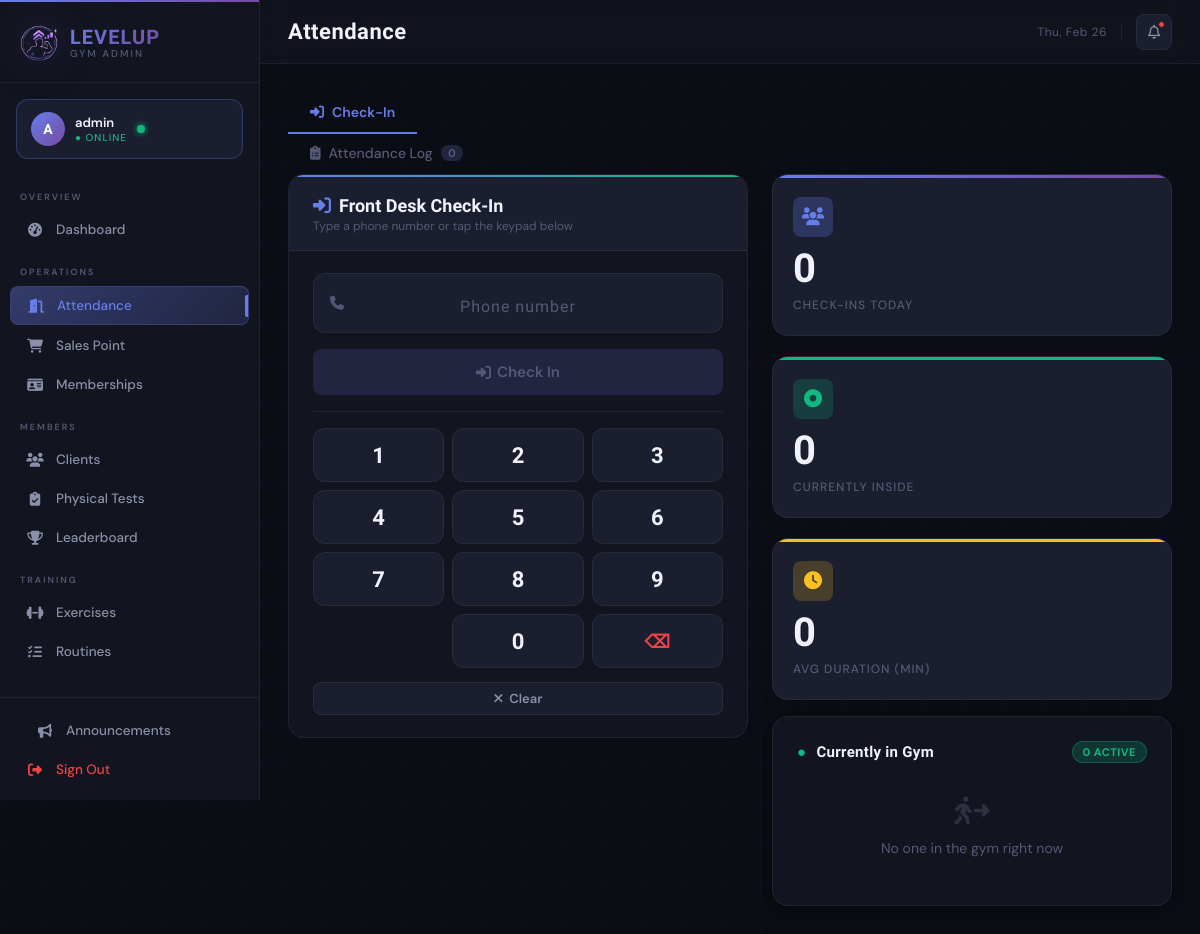
/admin/attendance (signed in), run on an earlier commit of the app's database.
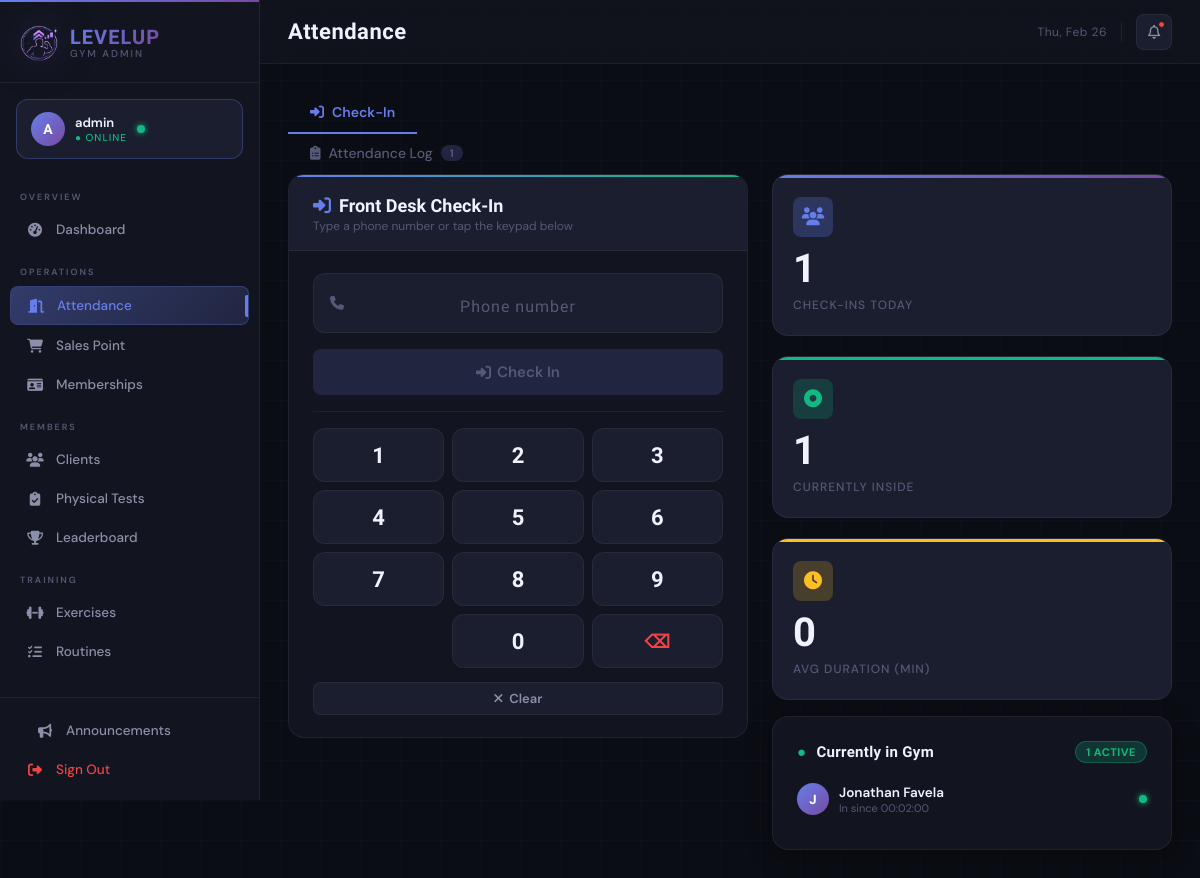
And on a later commit of the database.
### tables this page shows
CREATE TABLE attendance (
                attendance_id INTEGER PRIMARY KEY AUTOINCREMENT,
                client_id INTEGER NOT NULL,
                check_in_date DATE NOT NULL,
                check_in_time TIME,
                check_out_time TIME,
                exp_earned INTEGER DEFAULT 0,
                FOREIGN KEY (client_id) REFERENCES clients(client_id) ON DELETE CASCADE,
                UNIQUE(client_id, check_in_date)
            );

### main.py (the view, shortened to what this page needs)
@app.route('/admin/attendance')
@admin_required
def admin_attendance():
    from datetime import date, datetime, timedelta
    attendance_list = attendance_ctrl.get_gym_attendance_today()
    for record in attendance_list:
        ci_str = record.get('check_in_time')
        co_str = record.get('check_out_time')
        record['duration_minutes'] = None
    currently_in = sum(1 for r in attendance_list if not r.get('check_out_time'))
    durations    = [r['duration_minutes'] for r in attendance_list
                    if r.get('duration_minutes') is not None]
    avg_duration = round(sum(durations) / len(durations)) if durations else 0
    return render_template(
        'admin/attendance.html',
        attendance_list = attendance_list,
        clients         = Client.get_all_active(),
        currently_in    = currently_in,
        avg_duration    = avg_duration,
        today_date      = date.today().strftime('%A, %B %d %Y'),
    )

### database/db_manager.py (called while the page is built)
    def connect(self):
        self.conn = sqlite3.connect(self.db_name)
        self.conn.row_factory = sqlite3.Row  # Access columns by name
        self.cursor = self.conn.cursor()

    def disconnect(self):
        if self.conn:
            self.conn.close()

    def execute_query(self, query, params=None):
        self.connect()
        if params:
            self.cursor.execute(query, params)
        else:
            self.cursor.execute(query)
        results = self.cursor.fetchall()
        self.disconnect()
        return results

### main.py (called while the page is built)
def admin_required(f):
    @wraps(f)
    def decorated_function(*args, **kwargs):
        if 'admin_logged_in' not in session:
            return redirect(url_for('admin_login'))
        return f(*args, **kwargs)
    return decorated_function

### templates/admin/attendance.html (shortened to what the changed rows need)
{% extends "admin/base.html" %}
{% block content %}
<nav class="page-tabs">
    <button class="page-tab-btn" data-page-tab="info">
        <i class="fa-solid fa-clipboard-list"></i>
        Attendance Log
        <span class="tab-count">{{ attendance_list | length }}</span>
    </button>
</nav>
<div class="page-tab-panel active" id="tab-checkin">
    <div class="checkin-layout">
        <div class="pinpad-card">
            <div class="pinpad-header">
                <h2><i class="fa-solid fa-right-to-bracket" style="color:var(--accent); margin-right:8px;"></i>Front Desk Check-In</h2>
            </div>
            <div class="pinpad-body">
                <div class="numpad">
                    {% for n in ['1','2','3','4','5','6','7','8','9','','0','⌫'] %}
                    <button
                        class="numpad-key{% if n == '⌫' %} del{% endif %}"
                        data-val="{{ n }}">{{ n }}</button>
                    {% endfor %}
                </div>
            </div>
        </div>
        <div class="checkin-right">
            <div class="grid grid-3">
                <div class="stat-card accent">
                    <div class="stat-icon accent"><i class="fa-solid fa-users"></i></div>
                    <div class="stat-value">{{ attendance_list | length }}</div>
                    <div class="stat-label">Check-ins Today</div>
                </div>
                <div class="stat-card emerald">
                    <div class="stat-icon emerald"><i class="fa-solid fa-circle-dot"></i></div>
                    <div class="stat-value">{{ currently_in }}</div>
                    <div class="stat-label">Currently Inside</div>
                </div>
            </div>
            <div class="card" style="margin-bottom:0;">
                <div class="card-header" style="margin-bottom:10px;">
                    <div class="card-title" style="font-size:15px;">
                        <span style="color:var(--emerald); margin-right:6px;">●</span> Currently in Gym
                    </div>
                    <span class="badge badge-emerald">{{ currently_in }} active</span>
                </div>
                {% set in_gym = attendance_list | selectattr('check_out_time', 'none') | list %}
                {% if in_gym %}
                    {% for record in in_gym %}
                    <div class="live-person">
                        <div style="
                            width:32px; height:32px; border-radius:50%; flex-shrink:0;
                            background:linear-gradient(135deg,var(--accent),var(--accent-2));
                            display:flex; align-items:center; justify-content:center;
                            font-family:'Rajdhani',sans-serif; font-weight:700; font-size:13px; color:white;">
                            {{ record.client_name[0]|upper if record.client_name else '?' }}
                        </div>
                        <div style="flex:1; min-width:0;">
                            <div style="font-weight:600; font-size:13.5px; color:var(--text-primary);">{{ record.client_name }}</div>
                            <div style="font-size:11px; color:var(--text-muted);">In since {{ record.check_in_time }}</div>
                        </div>
                        <div class="live-dot"></div>
                    </div>
                    {% endfor %}
                {% else %}
                    <div class="empty-state" style="padding:24px 0;">
                        <i class="fa-solid fa-person-walking-arrow-right" style="font-size:28px;"></i>
                        <p>No one in the gym right now</p>
                    </div>
                {% endif %}
            </div>
        </div>
    </div>
</div>
{% endblock %}

What changed in the data, as far as the page shows it:
added attendance: client_name "J", client_name "Jonathan Favela", check_in_time "00:02:00"
Also different on the page:
{{ attendance_list | length }}: "0" → "1"
{{ currently_in }}: "0" → "1"
text no longer shown: "No one in the gym right now"
